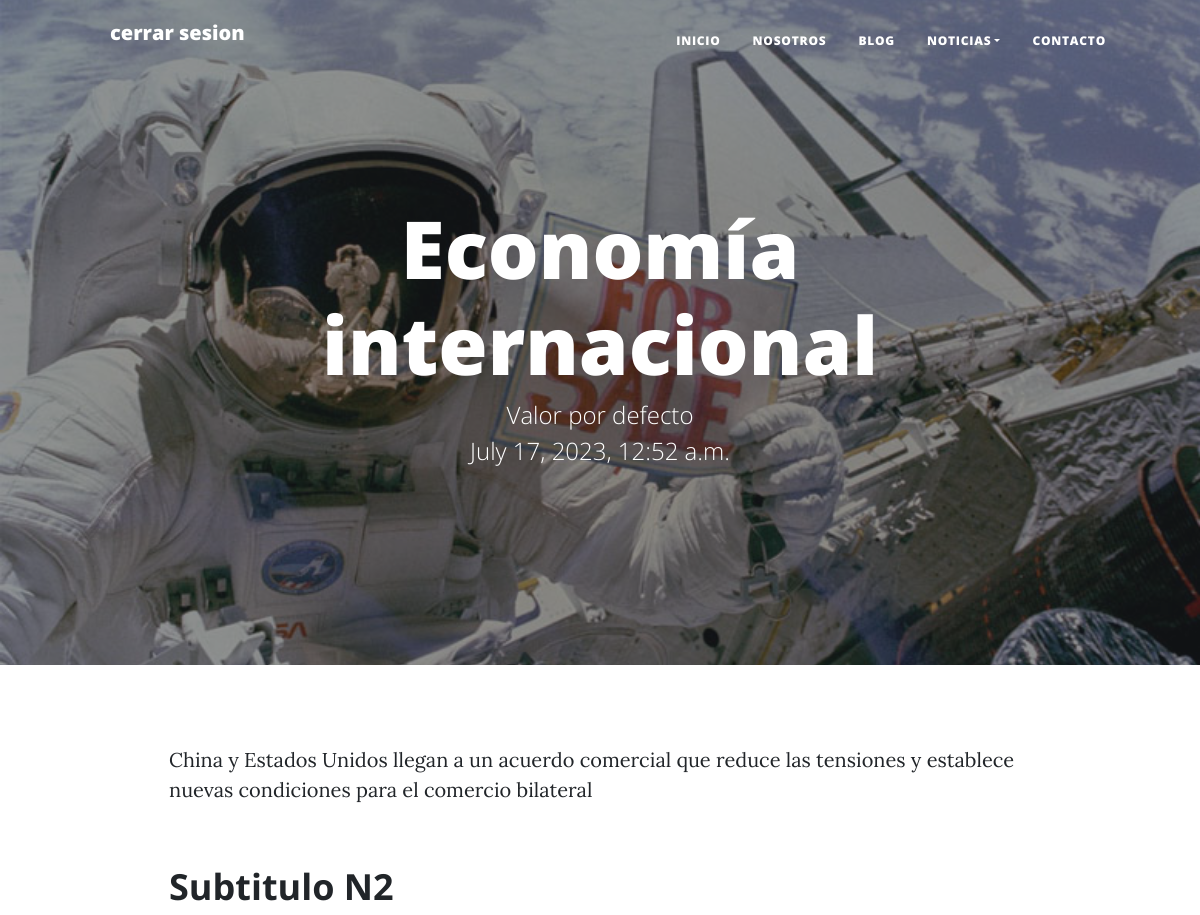
The app's page /noticias/detalle/5/ (signed in, upper part), older data.
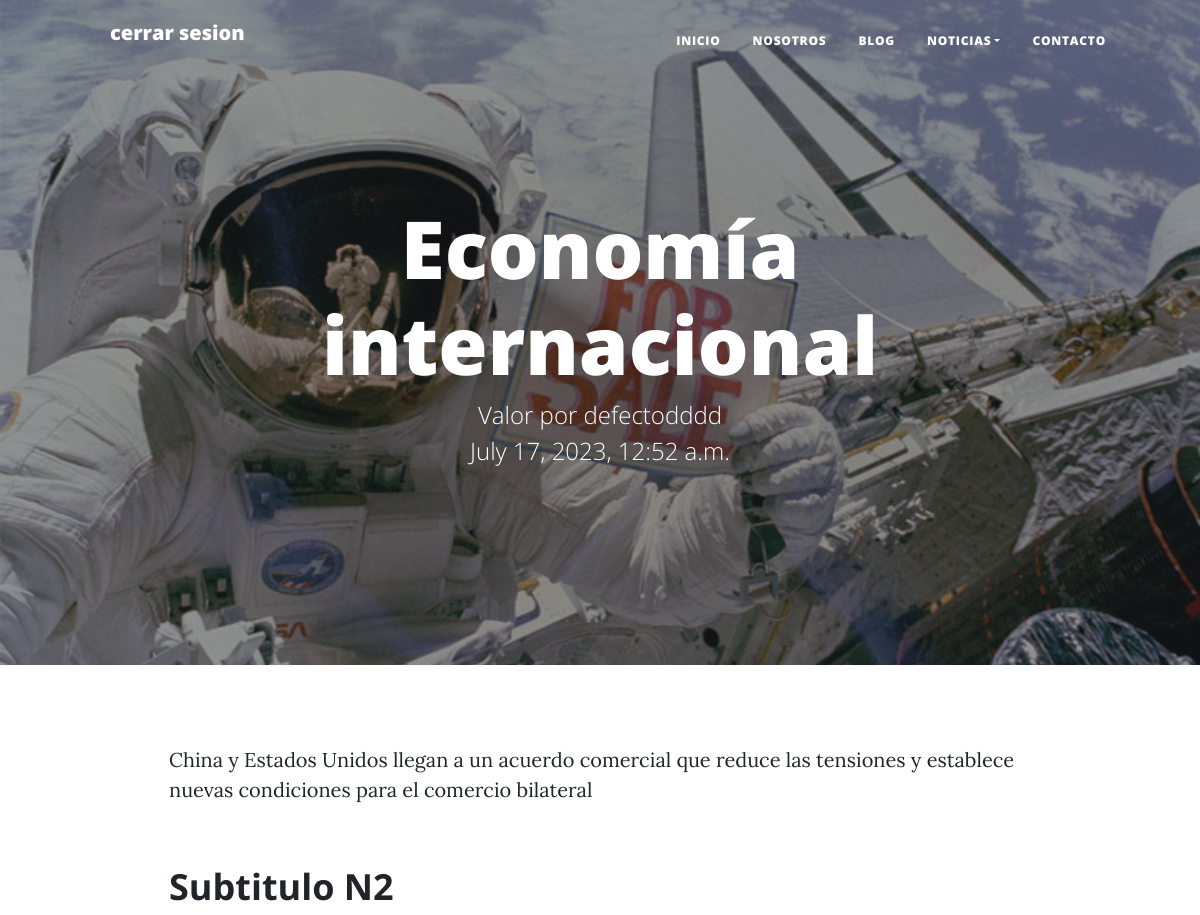
The same page, newer data.
### apps/noticias/models.py (models this page shows)
class Noticia(models.Model):
    titulo = models.CharField(max_length=150)
    subtitulo = models.CharField(max_length=150, default='Valor por defecto')
    cuerpo = models.TextField()
    fecha = models.DateTimeField(auto_now_add=True)
    imagen = models.ImageField(upload_to='noticias')
    categoria_noticia = models.ForeignKey(Categoria, on_delete=models.CASCADE)
    def __str__(self) -> str:
        return self.titulo

### apps/noticias/views.py (the view)
# urls.py: path('detalle/<int:pk>/', views.Detalle_Noticias, name='detalle'),  # Agrega una barra antes de <int:pk>
@login_required
def Detalle_Noticias(request, pk):
    contexto = {}
    n = Noticia.objects.get(pk=pk)
    contexto['noticia'] = n
    return render(request, 'noticias/detalle.html', contexto)

### apps/noticias/models.py (called while the page is built)
    def __str__(self) -> str:
        return self.nombre

### templates/noticias/detalle.html (shortened to what this page needs)
{%extends 'base2.html' %}
{% load static %}
{%block head %}
  <header class="masthead" style="background-image: url('{{ noticia.imagen.url }}')">
    <div class="container position-relative px-4 px-lg-5">
        <div class="row gx-4 gx-lg-5 justify-content-center">
            <div class="col-md-10 col-lg-8 col-xl-7">
                <div class="site-heading">
                    <h1>{{noticia}}</h1>
                    <span class="subheading">{{noticia.subtitulo}}</span>
                    <span class="subheading">{{ noticia.fecha }}</span>
                </div>
            </div>
        </div>
    </div>
</header>
{% endblock head%}
 {% block contenido %}
<article class="mb-4">
            <div class="container px-4 px-lg-5">
                <div class="row gx-4 gx-lg-5 justify-content-center">
                    <div class="col-md-10 col-lg-8 col-xl-10">
                        <p>{{ noticia.cuerpo }}</p>
                        <h2 class="section-heading">Subtitulo N2 </h2>
                    </div>
                </div>
            </div>
        </article>
{% endblock contenido %}

Row changes from the older to the newer data that the page shows:
changed Noticia "Economía internacional": subtitulo "Valor por defecto" → "Valor por defectodddd"
